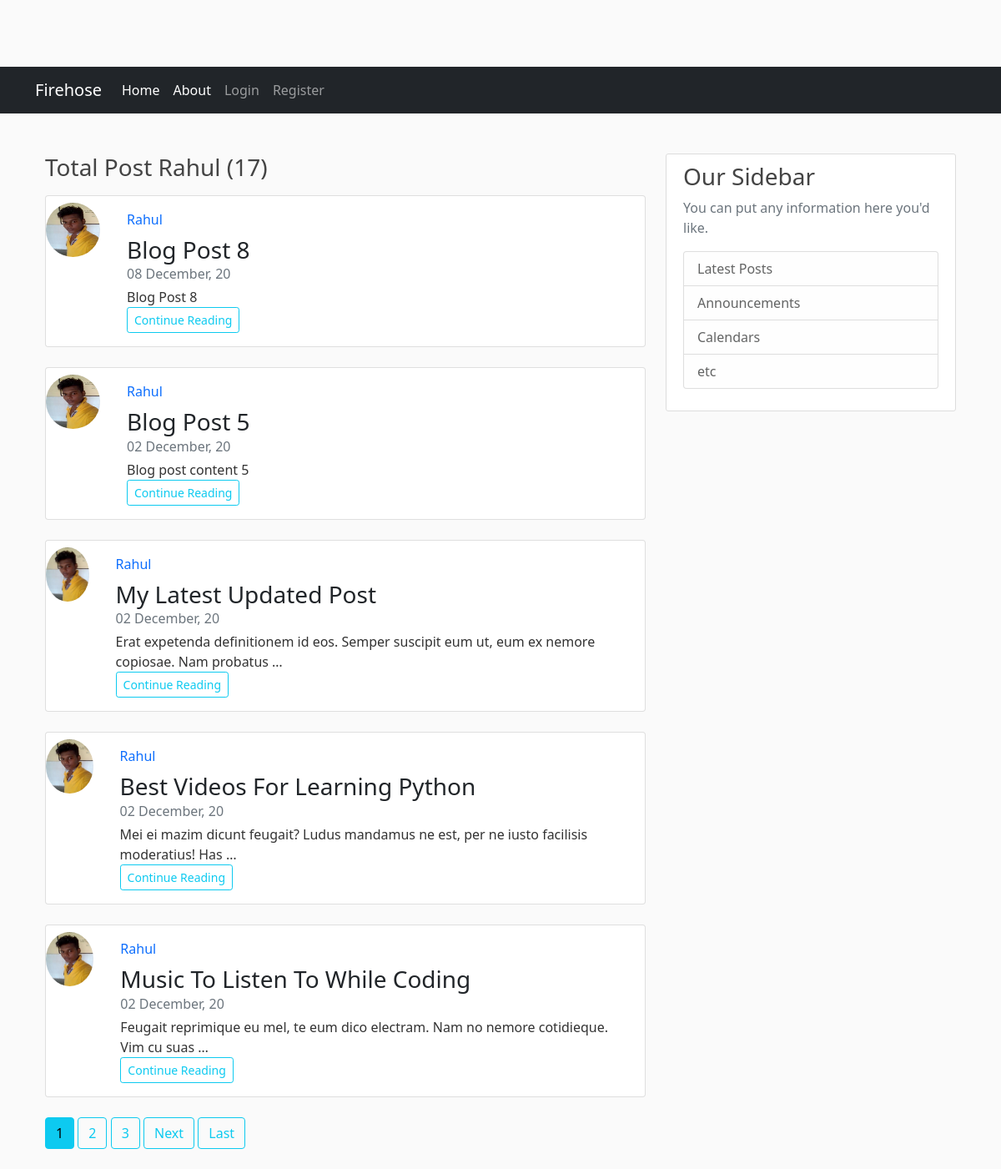
The app's page /user/Rahul/ with its own data.
### main/models.py (models this page shows, shortened)
class Post(models.Model):
    title = models.CharField(max_length=200, null=True)
    content = models.TextField(null=True)
    date_posted = models.DateTimeField(default=timezone.now, null=True)
    author = models.ForeignKey(User, on_delete=models.CASCADE)

### users/models.py (models this page shows, shortened)
class Profile(models.Model):
    user = models.OneToOneField(User, on_delete=models.CASCADE)
    image = models.ImageField(default='default.jpg',
                              upload_to='profile_pics', null=True)

### main/views.py (the view)
# urls.py: path('user/<str:username>/', UserPostListView.as_view(), name="user_post"),
class UserPostListView(ListView):
    model = Post
    template_name = 'user_post.html'
    context_object_name = 'posts'
    paginate_by = 5
    def get_queryset(self):
        user = get_object_or_404(User, username=self.kwargs.get('username'))
        return Post.objects.filter(author=user).order_by('-date_posted')

### main/templates/user_post.html (shortened to what this page needs)
{% extends "base.html" %}
{% load static %}
{% block content %}
<h3 class="mb-3 ">Total Post  {{view.kwargs.username|title}} ({{page_obj.paginator.count}})</h3>
{% for post in posts %}
<div class="row">
  <div class="col-md-12 rounded">
    <div class="card flex-md-row mb-4 box-shadow h-md-250">
      <img class="rounded-circle article-img d-inline ml-3 mt-2" src="{{post.author.profile.image.url}}" width="75" height="75" alt="">
      <div class="card-body d-flex flex-column align-items-start">
        <a href="{% url 'user_post' post.author.username %}"class="d-inline-block mb-2 text-primary text-decoration-none">{{ post.author|title }}</strong>
        <h3 class="mb-0">
          <a class="text-dark" id="title" href="{% url 'detail_post' post.id %}">{{ post.title }}</a>
        </h3>
        <div class="mb-1 text-muted">{{ post.date_posted|date:"d F, y" }}</div>
        <p class="card-text mb-auto">{{ post.content|truncatewords:15 }}</p>
        <a href="#" id="read"class="btn btn-sm btn-outline-info">Continue Reading</a>
      </div>
    </div>
  </div>
</div>
{% endfor %}
{% if posts %}
  {% for num in page_obj.paginator.page_range %}
    {% if page_obj.number == num %}
      <a class="btn btn-info mb-4" href="?page={{ num }}">{{num}}</a>
    {% elif num > page_obj.number|add:'-3' and num < page_obj.number|add:'3' %}
      <a class="btn btn-outline-info mb-4" href="?page={{ num }}">{{num}}</a>
    {% endif %}
  {% endfor %}
   {% if page_obj.has_next %}
    <a href="?page={{page_obj.next_page_number}}" class="btn btn-outline-info mb-4">Next</a>
    <a href="?page={{page_obj.paginator.num_pages}}" class="btn btn-outline-info mb-4">Last</a>
  {% endif %}
{% endif %}
{% endblock content %}

### main/templates/base.html (shortened to what this page needs)
{% load static %}
<!DOCTYPE html>
<html lang="en">
<head>
    <link href="https://cdn.jsdelivr.net/npm/bootstrap@5.0.0-alpha3/dist/css/bootstrap.min.css" rel="stylesheet">
    <link rel="stylesheet" href="{% static 'css/style.css' %}">
</head>
<body>
    <nav class="navbar navbar-expand-lg navbar-dark bg-dark">
        <div class="container ">
            <a class="navbar-brand" href="{% url 'home' %}">Firehose</a>
            <div class="collapse navbar-collapse" id="navbarSupportedContent">
                <ul class="navbar-nav mr-auto ml-auto mb-2 mb-lg-0">
                    <li class="nav-item">
                        <a class="nav-link active" aria-current="page" href="{% url 'home' %}">Home</a>
                    </li>
                    <li class="nav-item">
                        <a class="nav-link active" aria-current="page" href="{% url 'about' %}">About</a>
                    </li>
                </ul>
                <div class="navbar-nav">
                    {% if request.user.is_authenticated %}
                    <a class="nav-item nav-link " href="{% url 'create_post' %}">New Post</a>
                    <a class="nav-item nav-link " href="{% url 'profile'%}">Howdy, {{request.user|title}}</a>
                    <a class="nav-item text-light nav-link" href="{% url 'logout' %}">Logout</a>
                    {% else %}
                    <a class="nav-item nav-link " href="{% url 'login' %}">Login</a>
                    <a class="nav-item nav-link " href="{% url 'register' %}">Register</a>
                    {% endif %}
                </div>
            </div>
        </div>
    </nav>
    <div class="container ">
        <main role="main" class="container mt-5">
            <div class="row mt-5">
                <div class="col-md-8">
                    {% block content %}
                    {% endblock %}
                </div>
                <div class="col-md-4">
                    <div class="content-section">
                        <h3>Our Sidebar</h3>
                        <p class='text-muted'>You can put any information here you'd like.
                        <ul class="list-group">
                            <li class="list-group-item list-group-item-light">Latest Posts</li>
                            <li class="list-group-item list-group-item-light">Announcements</li>
                            <li class="list-group-item list-group-item-light">Calendars</li>
                            <li class="list-group-item list-group-item-light">etc</li>
                        </ul>
                        </p>
                    </div>
                </div>
            </div>
        </main>
    </div>
</body>
</html>

### static/css/style.css (style rules this page uses)
body { background: #fafafa; color: #333333; margin-top: 5rem; }
h1, h2, h3, h4, h5, h6 { color: #444444; }
ul { margin: 0; }
.content-section { background: #ffffff; padding: 10px 20px; border: 1px solid #dddddd; border-radius: 3px; margin-bottom: 20px; }
.article-img { height: 65px; width: 65px; margin-right: 16px; }
a#title,a#read { text-decoration: none; }

### records on screen
Post: author.profile.image (picture), author "Rahul", title "Blog Post 8", date_posted "08 December, 20", content "Blog Post 8"
Post: author.profile.image (picture), author "Rahul", title "Blog Post 5", date_posted "02 December, 20", content "Blog post content 5"
Post: author.profile.image (picture), author "Rahul", title "My Latest Updated Post", date_posted "02 December, 20", content "Erat expetenda definitionem id eos. Semper suscipit eum ut, eum ex nemore copiosae. Nam probatus …"
Post: author.profile.image (picture), author "Rahul", title "Best Videos For Learning Python", date_posted "02 December, 20", content "Mei ei mazim dicunt feugait? Ludus mandamus ne est, per ne iusto facilisis moderatius! Has …"
Post: author.profile.image (picture), author "Rahul", title "Music To Listen To While Coding", date_posted "02 December, 20", content "Feugait reprimique eu mel, te eum dico electram. Nam no nemore cotidieque. Vim cu suas …"

### other values on screen
{{ view.kwargs.username|title }} "Rahul"
{{ page_obj.paginator.count }} "17"
{{ num }} "1"
{{ num }} "2" "3"
